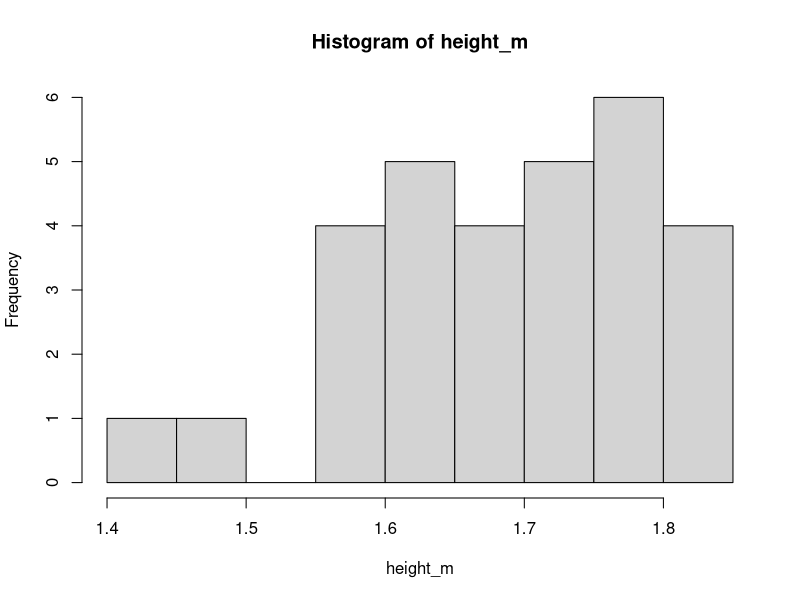

Recreate this plot in R.
## ---- chunk 1
library(tidyverse)
## ---- chunk 2
# Heights of sample of students in meters (m)
height_m <- c(
  1.56, 1.63, 1.81, 1.69, 1.77,
  1.73, 1.59, 1.73, 1.65, 1.63,
  1.68, 1.50, 1.80, 1.60, 1.78,
  1.68, 1.84, 1.60, 1.64, 1.71,
  1.43, 1.76, 1.84, 1.79, 1.75,
  1.65, 1.81, 1.78, 1.72, 1.68
)
## ---- chunk 3
# Compute mean and standard deviation
mean_height <- mean(height_m)  # 1.69
sd_height   <- sd(height_m)    # 0.10
## ---- chunk 4
hist(height_m)
